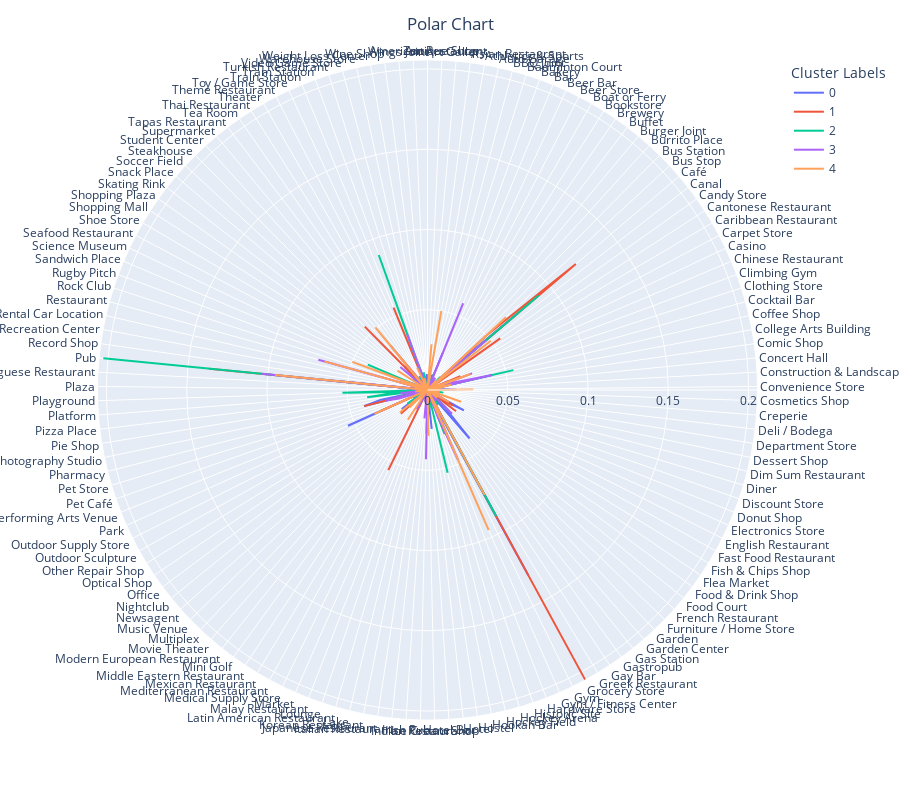

The code cell stored with this chart in its notebook:
### Code cell
polar=pd.melt(polar,id_vars=["Cluster Labels"])
fig1 = px.line_polar(polar, r="value", theta="variable", color="Cluster Labels",line_close=True,height=800,width=900)
fig1.update_layout(title_text="Polar Chart", title_x=0.5)
fig1.show()

### Figure 1 — Plotly figure (JSON) as saved in the notebook; plotly's stock layout.template omitted (floating-point values rounded to 4 significant figures; data arrays with more than 128 entries replaced by an {"elided": "..."} marker saying what was removed)
{"data": [{"hovertemplate": "Cluster Labels=0<br>value=%{r}<br>variable=%{theta}<extra></extra>", "legendgroup": "0", "line": {"color": "#636efa", "dash": "solid"}, "marker": {"symbol": "circle"}, "mode": "lines", "name": "0", "r": {"elided": "146 float values"}, "showlegend": true, "subplot": "polar", "theta": {"elided": "146 str values"}, "type": "scatterpolar"}, {"hovertemplate": "Cluster Labels=1<br>value=%{r}<br>variable=%{theta}<extra></extra>", "legendgroup": "1", "line": {"color": "#EF553B", "dash": "solid"}, "marker": {"symbol": "circle"}, "mode": "lines", "name": "1", "r": {"elided": "146 float values"}, "showlegend": true, "subplot": "polar", "theta": {"elided": "146 str values"}, "type": "scatterpolar"}, {"hovertemplate": "Cluster Labels=2<br>value=%{r}<br>variable=%{theta}<extra></extra>", "legendgroup": "2", "line": {"color": "#00cc96", "dash": "solid"}, "marker": {"symbol": "circle"}, "mode": "lines", "name": "2", "r": {"elided": "146 float values"}, "showlegend": true, "subplot": "polar", "theta": {"elided": "146 str values"}, "type": "scatterpolar"}, {"hovertemplate": "Cluster Labels=3<br>value=%{r}<br>variable=%{theta}<extra></extra>", "legendgroup": "3", "line": {"color": "#ab63fa", "dash": "solid"}, "marker": {"symbol": "circle"}, "mode": "lines", "name": "3", "r": {"elided": "146 float values"}, "showlegend": true, "subplot": "polar", "theta": {"elided": "146 str values"}, "type": "scatterpolar"}, {"hovertemplate": "Cluster Labels=4<br>value=%{r}<br>variable=%{theta}<extra></extra>", "legendgroup": "4", "line": {"color": "#FFA15A", "dash": "solid"}, "marker": {"symbol": "circle"}, "mode": "lines", "name": "4", "r": {"elided": "146 float values"}, "showlegend": true, "subplot": "polar", "theta": {"elided": "146 str values"}, "type": "scatterpolar"}], "layout": {"height": 800, "legend": {"title": {"text": "Cluster Labels"}, "tracegroupgap": 0}, "margin": {"t": 60}, "polar": {"angularaxis": {"direction": "clockwise", "rotation": 90}, "domain": {"x": [0, 1], "y": [0, 1]}}, "title": {"text": "Polar Chart", "x": 0.5}, "width": 900}}
